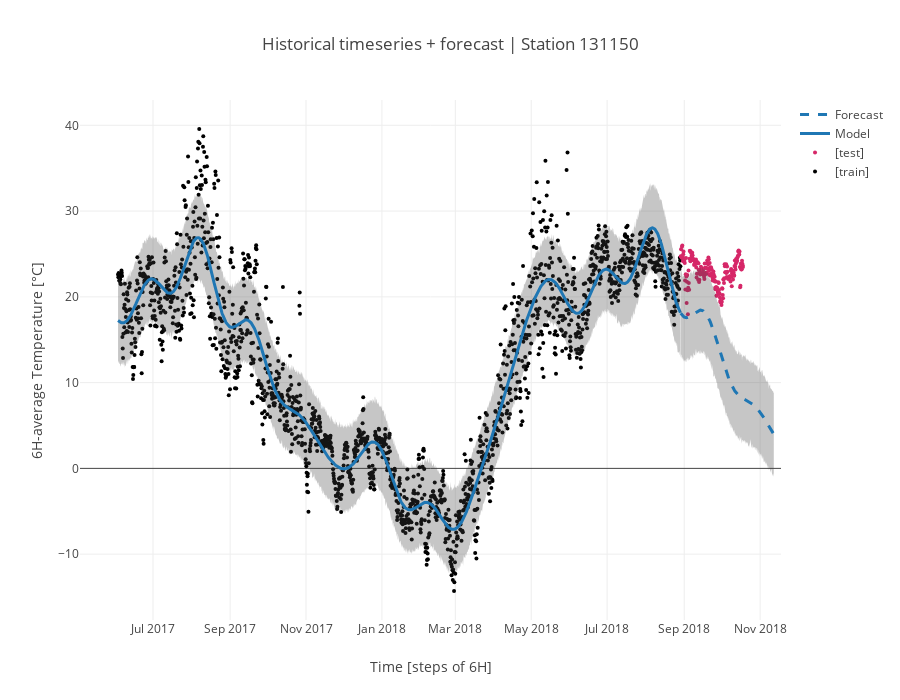

The notebook cell saved with this chart:
### Markdown cell above
### Plotting with Plotly
since we already have the DataFrame it's gonna make things easier..

### Code cell
train_trace = go.Scatter(x=train_T.index, 
                         y=train_T.y,  # get data attribute of DataFrame
                         mode="markers",  # setting markers instead of lines
                         marker={'size': 4,
                                 'color': 'rgb(0, 0, 0)'},  # black
                         name="[train]")  # latex doesn't work right now for plotly for some reason... 
test_trace = go.Scatter(x=test_T.index,
                        y=test_T.TEMP_ts,
                        mode="markers",
                        marker={'size': 4,
                                'color': '#d62768'},
                        name="[test]")

# use externalised wrapper 
model = bounded_graph(T_forecast[:lim], forecast_args = {"name": "Model",
                                                         "marker": {"color": "#1F77B4"},
                                                         "line": {"width": 3}})

forecast = bounded_graph(T_forecast[lim:], forecast_args = {"name": "Forecast",
                                                         "marker": {"color": "#1F77B4"},
                                                         "line": {"width": 3,
                                                                  "dash": "dash"}})

# order of traces is very important because lower_trace has option "fill to next y": it must follow upper trace
data = [train_trace, test_trace, *model, *forecast]

# setting layout options
layout = go.Layout(showlegend=True, title=f"Historical timeseries + forecast | Station {stationID}", 
                   width=900, height=700)

# creating figure object
fig = go.Figure(data=data, layout=layout)

# cosmetics
fig.layout.yaxis.update({'title': f"{resample_rule}-average Temperature [°C]"})
fig.layout.xaxis.update({'title': f"Time [steps of {resample_rule}]"})

# actual plotting
iplot(fig, image='svg', filename='station131150_temperature')

### Figure 1 — Plotly figure (JSON) as saved in the notebook; plotly's stock layout.template omitted (floating-point values rounded to 4 significant figures; data arrays with more than 128 entries replaced by an {"elided": "..."} marker saying what was removed)
{"data": [{"marker": {"color": "rgb(0, 0, 0)", "size": 4}, "mode": "markers", "name": "[train]", "type": "scatter", "uid": "5379a492-d2c6-11e8-96ba-ac7ba1963575", "x": {"elided": "1809 str values"}, "y": {"elided": "1809 float values"}}, {"marker": {"color": "#d62768", "size": 4}, "mode": "markers", "name": "[test]", "type": "scatter", "uid": "5379a726-d2c6-11e8-96ba-ac7ba1963575", "x": {"elided": "201 str values"}, "y": {"elided": "201 float values"}}, {"line": {"width": 0}, "marker": {"color": "#444"}, "name": "Upper bound", "showlegend": false, "type": "scatter", "uid": "5379a866-d2c6-11e8-96ba-ac7ba1963575", "x": {"elided": "1809 str values"}, "y": {"elided": "1809 float values"}}, {"fill": "tonexty", "fillcolor": "rgba(68, 68, 68, 0.3)", "line": {"width": 0}, "marker": {"color": "#444"}, "name": "Lower bound", "showlegend": false, "type": "scatter", "uid": "5379a974-d2c6-11e8-96ba-ac7ba1963575", "x": {"elided": "1809 str values"}, "y": {"elided": "1809 float values"}}, {"line": {"width": 3}, "marker": {"color": "#1F77B4"}, "name": "Model", "type": "scatter", "uid": "5379aa78-d2c6-11e8-96ba-ac7ba1963575", "x": {"elided": "1809 str values"}, "y": {"elided": "1809 float values"}}, {"line": {"width": 0}, "marker": {"color": "#444"}, "name": "Upper bound", "showlegend": false, "type": "scatter", "uid": "5379ab72-d2c6-11e8-96ba-ac7ba1963575", "x": {"elided": "300 str values"}, "y": {"elided": "300 float values"}}, {"fill": "tonexty", "fillcolor": "rgba(68, 68, 68, 0.3)", "line": {"width": 0}, "marker": {"color": "#444"}, "name": "Lower bound", "showlegend": false, "type": "scatter", "uid": "5379ac62-d2c6-11e8-96ba-ac7ba1963575", "x": {"elided": "300 str values"}, "y": {"elided": "300 float values"}}, {"line": {"dash": "dash", "width": 3}, "marker": {"color": "#1F77B4"}, "name": "Forecast", "type": "scatter", "uid": "5379ad52-d2c6-11e8-96ba-ac7ba1963575", "x": {"elided": "300 str values"}, "y": {"elided": "300 float values"}}], "layout": {"height": 700, "showlegend": true, "title": "Historical timeseries + forecast | Station 131150", "width": 900, "xaxis": {"title": "Time [steps of 6H]"}, "yaxis": {"title": "6H-average Temperature [°C]"}}}
